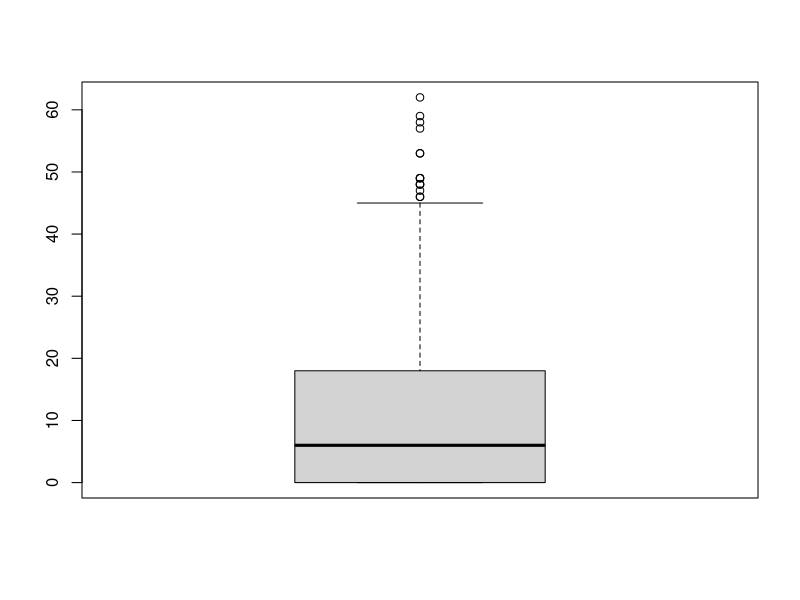
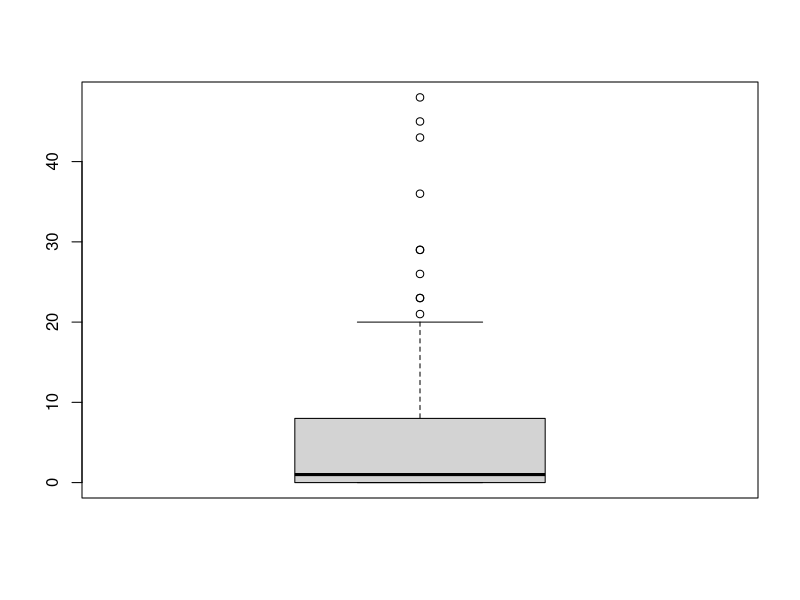

R code for these plots, in order: (Note: this script raises an error after producing the figures.)
library(tidyverse)
library(dplyr)
library(vegan)

urch <- read.csv("Data/UrchinData2024.csv")

#look at how many pitted urchins
summary(urch$PittedUrchins)

#see the spread of pitted in both UPZ and NPZ
BothPitUrch <- urch %>%
  filter(Zone %in% c("UPZ", "NPZ"))

#are there urchins at SH and YB
capepep <- urch %>%
  filter(SiteCode %in% c("YB", "SH"))

boxplot(BothPitUrch$PittedUrchins)

#just the NPZ pitted urchins
NPZUrch <- urch %>%
  filter(Zone %in% c("NPZ"))

boxplot(NPZUrch$PittedUrchins)

#ratio of empty pits to full pits

urch <- urch %>% mutate(RatioPits = EmptyPits/PitsPresent)

urch <- urch %>% mutate(MeanTest = rowMeans(urch[, c("UrchinSize1", 
                                                     "UrchinSize2", "UrchinSize3", "UrchinSize4", "UrchinSize5")]))

t.test(MeanTest ~ Zone, data = BothPitUrch)
ggplot(BothPitUrch, aes(x = Zone, y = MeanTest)) +
  geom_boxplot(fill = "lavender") +
  labs(title = "Urchin Size Differences",
       x = "Type of Subhabitat",
       y = "Mean Urchin Test Size (cm)") +
  theme_minimal()

urch_aov <- aov(MeanTest~SiteCode, data=urch)
anova(urch_aov)

#ANOVA test of mean test size per site
urch_aov <- aov(MeanTest~SiteCode, data=urch)
anova(urch_aov) 
summary(anova(urch_aov))
plot(urch_aov)

# Reorder the levels of sites 
urch$SiteCode <- factor(urch$SiteCode, levels = c("BB", "FC", "YB", "SH", "SB", 
                                                  "SC", "CB","RP", "WC", "CP", 
                                                  "CMN", "CMS"))


boxplot(MeanTest ~ SiteCode, data=urch, col='lavender', 
        main = "ANOVA test of Mean Test size per Site",
        xlab = "Site Code", ylab = "Mean Test Size (cm)"
)

TukeyHSD(urch_aov, conf.level=.95)

canopy_aov <- aov(Total.Canopy~Zone, data=urch)
anova(canopy_aov)

boxplot(Total.Canopy~Zone, data=urch, col='lavender', 
        main = "Percent Cover Canopy Kelp",
        xlab = "Zone", ylab = "Percent Cover Canopy Kelp"
)

TukeyHSD(canopy_aov, conf.level=.95)

##########################################################
#Canopy cover all sites- test 4 Sept 2025
##########################################################
#remove AZ- 
OnlyUrch <- urch %>%
  filter(Zone %in% c("NPZ", "UPZ"))

# combine open and crevice into Nonpit

OnlyUrch <- OnlyUrch %>% mutate(NonPit = OpenUrchins + CreviceUrchins)

#by site

canopy_aov <- aov(Total.Canopy~SiteCode, data=OnlyUrch)
anova(canopy_aov)

boxplot(Total.Canopy~SiteCode, data=OnlyUrch, col='darkgreen', 
        main = "Percent Cover Canopy Kelp at Each Site",
        xlab = "Site Code", ylab = "Percent Cover Canopy Kelp"
)

TukeyHSD(canopy_aov, conf.level=.95)

##########################################################
#Now with just pitted urchin numbers
##########################################################

#by site

pitted_urch_aov <- aov(PittedUrchins~SiteCode, data=OnlyUrch)
anova(pitted_urch_aov)

# Reorder the levels of sites 
OnlyUrch$SiteCode <- factor(OnlyUrch$SiteCode, levels = c("BB", "FC", "YB", "SH", "SB", 
                                                          "SC", "CB","RP", "WC", "CP", 
                                                          "CMN", "CMS"))

boxplot(PittedUrchins~SiteCode, data=OnlyUrch, col='lavender', 
        main = "Pitted Urchins by Site",
        xlab = "Site Code", ylab = "Pitted Urchin Abundance"
)

##########################################################
#Now with just non-pitted urchin numbers
##########################################################

#by site

nonpitted_urch_aov <- aov(NonPit~SiteCode, data=OnlyUrch)
anova(nonpitted_urch_aov)

boxplot(NonPit~SiteCode, data=OnlyUrch, col='purple', 
        main = "Nonpitted Urchins by Site",
        xlab = "Site Code", ylab = "Nonpitted Urchin Abundance"
)


TukeyHSD(nonpitted_urch_aov, conf.level=.95)


##########################################################
#end
##########################################################
